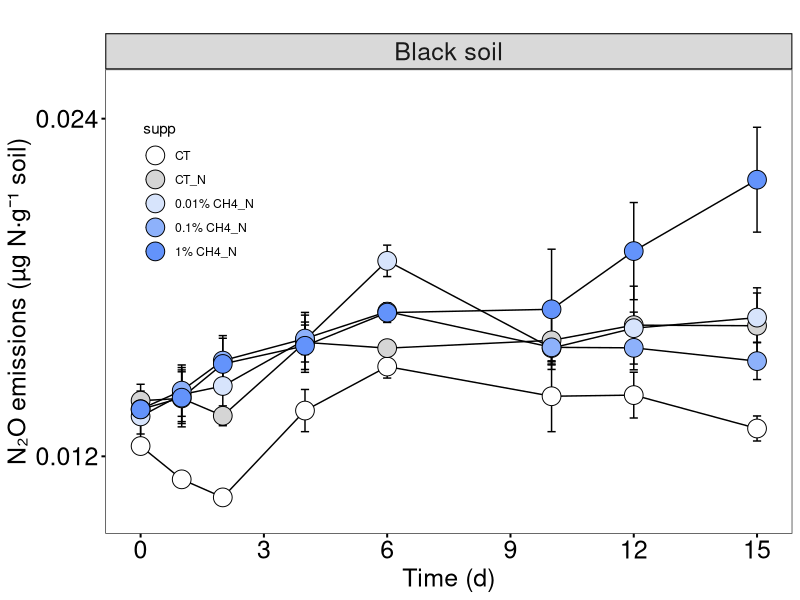
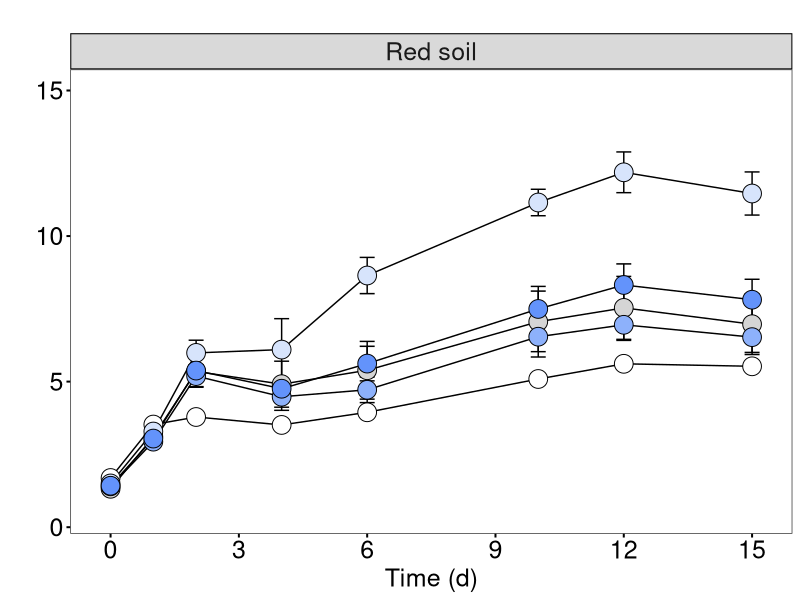
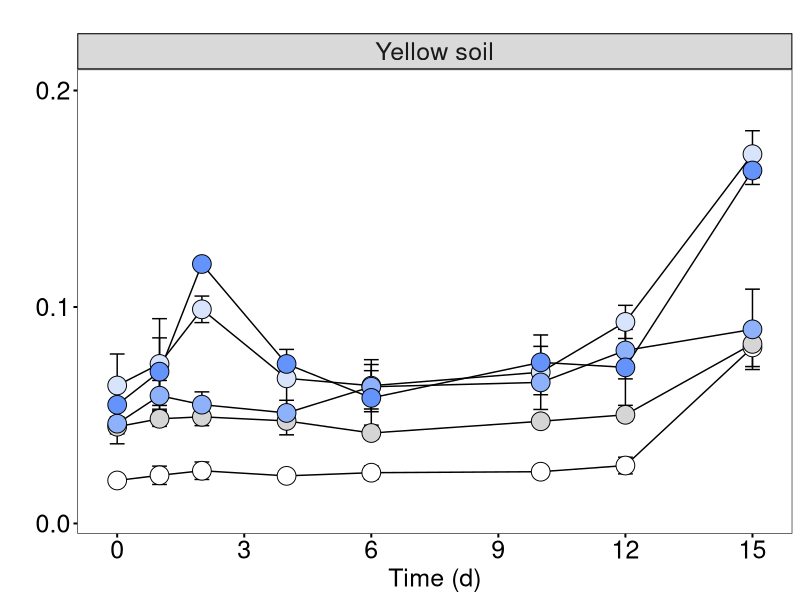
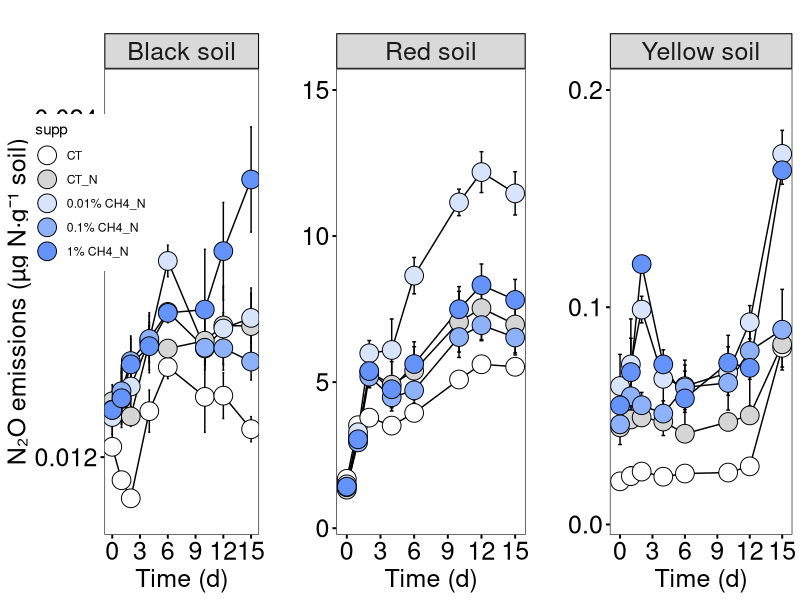

Reproduce these figures in R, in order.
##Fig.2A

# Installing packages
if(!require("ggplot2")) install.packages("ggplot2")
library("ggplot2")
if(!require("forcats")) install.packages("forcats")
library(forcats)
if(!require("cowplot")) install.packages("cowplot")
library(cowplot)

df<-read.csv("Processed_data/MD_figures/gas_fig2aaa.csv")
df
df$supp <- as.factor(df$supp)
df$supp <- fct_inorder(df$supp)

p1<-ggplot(df,aes(x=dose, y=len, colour=supp,shape=supp))+
  geom_errorbar(aes(ymin=len-se, ymax=len+se),colour="black", width=.2,size=0.5)+
  geom_line(size=0.5) +
  geom_point(size=6,aes(fill=supp),pch=21,color='black')+
  scale_color_manual(values = c('#000000','#000000','#000000','#000000','#000000'))+
  scale_fill_manual(values = c('#ffffff','#D5D5D5','#D7E4FC','#8DB1FB','#6393FB'))+
  scale_y_continuous(limits = c(0.01,0.025),breaks = c(0.012,0.024))+
  scale_x_continuous(breaks=0:15*3)+
  theme_bw()+
  theme(panel.grid.major=element_line(colour=NA),
        panel.background = element_rect(fill = "transparent",colour = NA),
        plot.background = element_rect(fill = "transparent",colour = NA),
        panel.grid.minor = element_blank(),
        legend.justification=c(0.85,0.1),
        legend.position=c(0.2,0.6))+
  labs(title = "", y="N₂O emissions (µg N·g⁻¹ soil)", x = "Time (d)")+
  theme(axis.text.x = element_text(size = 18, colour = "black"),
        axis.ticks.x = element_line(colour = "black", size = 0.68))+
  theme(axis.text.y = element_text(size = 18, colour = "black"),
        axis.ticks.y = element_line(colour = "black", size = 0.68))+
  theme(axis.title = element_text(size = 18, colour = "black"))+
  facet_grid(~ group1, scale="free",space="free_y")+
  theme(strip.text = element_text(size = 18),
        strip.background = element_rect(fill="#d9d9d9", colour="black", size=0.7))
p1
p2<-ggplot(df,aes(x=dose, y=lenHN, colour=supp,shape=supp))+
  geom_errorbar(aes(ymin=lenHN-seHN, ymax=lenHN+seHN),colour="black", width=.35,size=0.5)+
  geom_line(size=0.5) +
  geom_point(size=6,aes(fill=supp),pch=21,color='black')+
  scale_color_manual(values = c('#000000','#000000','#000000','#000000','#000000'))+
  scale_fill_manual(values = c('#ffffff','#D5D5D5','#D7E4FC','#8DB1FB','#6393FB'))+
  scale_y_continuous(limits = c(0.5,15),breaks = c(0,5,10,15)) +
  scale_x_continuous(breaks=0:15*3)+
  theme_bw()+
  theme(panel.grid.major=element_line(colour=NA),
        panel.background = element_rect(fill = "transparent",colour = NA),
        plot.background = element_rect(fill = "transparent",colour = NA),
        panel.grid.minor = element_blank(),
        legend.justification=c(0.85,0.1),
        legend.position="none")+
  labs(title = "", y="", x = "Time (d)")+
  theme(axis.text.x = element_text(size = 18, colour = "black"),
        axis.ticks.x = element_line(colour = "black", size = 0.68))+
  theme(axis.text.y = element_text(size = 18, colour = "black"),
        axis.ticks.y = element_line(colour = "black", size = 0.68))+
  theme(axis.title = element_text(size = 18, colour = "black"))+
  facet_grid(~ group2, scale="free",space="free_y")+
  theme(strip.text = element_text(size = 18),
        strip.background = element_rect(fill="#d9d9d9", colour="black", size=0.7))
p2
p3<-ggplot(df,aes(x=dose, y=lenGD, colour=supp,shape=supp))+
  geom_errorbar(aes(ymin=lenGD-seGD, ymax=lenGD+seGD),colour="black", width=.35,size=0.5)+
  geom_line(size=0.5) +
  geom_point(size=6,aes(fill=supp),pch=21,color='black')+
  scale_color_manual(values = c('#000000','#000000','#000000','#000000','#000000'))+
  scale_fill_manual(values = c('#ffffff','#D5D5D5','#D7E4FC','#8DB1FB','#6393FB'))+
  scale_y_continuous(limits = c(0.005,0.2),breaks = c(0,0.1,0.2)) +
  scale_x_continuous(breaks=0:15*3)+
  theme_bw()+
  theme(panel.grid.major=element_line(colour=NA),
        panel.background = element_rect(fill = "transparent",colour = NA),
        plot.background = element_rect(fill = "transparent",colour = NA),
        panel.grid.minor = element_blank(),
        legend.justification=c(0.85,0.1),
        legend.position="none")+
  labs(title = "", y="", x = "Time (d)")+
  theme(axis.text.x = element_text(size = 18, colour = "black"),
        axis.ticks.x = element_line(colour = "black", size = 0.68))+
  theme(axis.text.y = element_text(size = 18, colour = "black"),
        axis.ticks.y = element_line(colour = "black", size = 0.68))+
  theme(axis.title = element_text(size = 18, colour = "black"))+
  facet_grid(~ group3, scale="free",space="free_y")+
  theme(strip.text = element_text(size = 18),
        strip.background = element_rect(fill="#d9d9d9", colour="black", size=0.7))
p3


plot_grid(p1,p2,p3,ncol=3,nrow=1)
